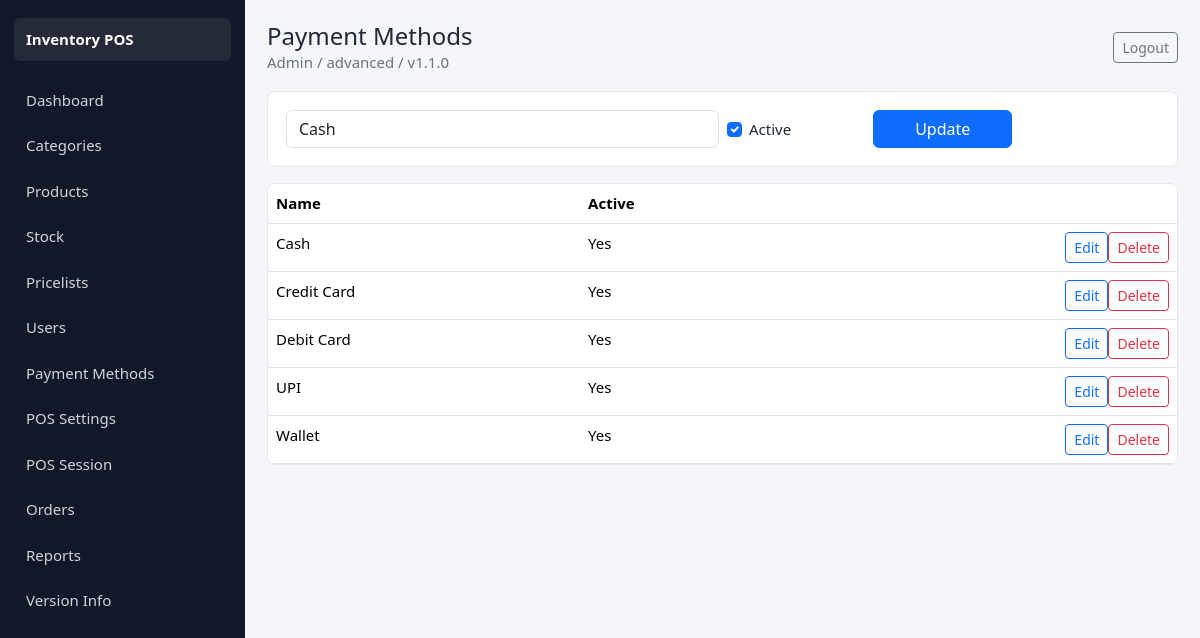
Page /modules/pos/payment_methods.php?edit=1 (signed in) on the committed database.
### tables this page shows
CREATE TABLE payment_methods (
  id INT AUTO_INCREMENT PRIMARY KEY,
  name VARCHAR(100) NOT NULL,
  active TINYINT(1) NOT NULL DEFAULT 1
);

### config/auth.php (called while the page is built, shortened)
<?php
function e(?string $value): string
{
    return htmlspecialchars((string)$value, ENT_QUOTES, 'UTF-8');
}

### modules/pos/payment_methods.php (the view, shortened to what this page needs)
<?php
require __DIR__ . '/../../config/database.php'; require __DIR__ . '/../../config/auth.php';
$edit = null; if (isset($_GET['edit'])) { $stmt=$pdo->prepare('SELECT * FROM payment_methods WHERE id=?'); $stmt->execute([(int)$_GET['edit']]); $edit=$stmt->fetch(); }
$methods = $pdo->query('SELECT * FROM payment_methods ORDER BY name')->fetchAll();
require __DIR__ . '/../../templates/header.php';
?>
<form class="panel mb-3" method="post"><?= csrf_field() ?><input type="hidden" name="id" value="<?= e($edit['id'] ?? '') ?>"><div class="row g-2"><div class="col-md-6"><input class="form-control" name="name" placeholder="Payment method" value="<?= e($edit['name'] ?? '') ?>" required></div><div class="col-md-2"><label class="form-check mt-2"><input class="form-check-input" type="checkbox" name="active" <?= !isset($edit['active']) || $edit['active'] ? 'checked' : '' ?>> Active</label></div><div class="col-md-2"><button class="btn btn-primary w-100"><?= $edit ? 'Update' : 'Add' ?></button></div></div></form>
<div class="table-wrap"><table class="table mb-0"><thead><tr><th>Name</th><th>Active</th><th></th></tr></thead><tbody><?php foreach ($methods as $m): ?><tr><td><?= e($m['name']) ?></td><td><?= $m['active'] ? 'Yes' : 'No' ?></td><td class="text-end"><a class="btn btn-sm btn-outline-primary" href="?edit=<?= $m['id'] ?>">Edit</a><form class="d-inline" method="post"><?= csrf_field() ?><input type="hidden" name="delete_id" value="<?= $m['id'] ?>"><button class="btn btn-sm btn-outline-danger" data-confirm="Delete method?">Delete</button></form></td></tr><?php endforeach; ?></tbody></table></div>
<?php require __DIR__ . '/../../templates/footer.php'; ?>

### assets/css/style.css (style rules this page uses)
:root { --ink: #1f2937; --muted: #6b7280; --line: #e5e7eb; --accent: #2563eb; --surface: #ffffff; --bg: #f4f6f9; }
body { background: var(--bg); color: var(--ink); font-size: 15px; }
.panel, .metric { background: var(--surface); border: 1px solid var(--line); border-radius: 8px; padding: 18px; }
.table-wrap { background: var(--surface); border: 1px solid var(--line); border-radius: 8px; overflow: auto; }

### rows in the picture
payment_methods: name "Cash", active "☑", shows "Yes"
payment_methods: name "Credit Card", active "Yes"
payment_methods: name "Debit Card", active "Yes"
payment_methods: name "UPI", active "Yes"
payment_methods: name "Wallet", active "Yes"

### other values in the picture
$title "Payment Methods"
current_user()['name'] "Admin"
current_user()['role'] "advanced"
APP_VERSION "1.1.0"
